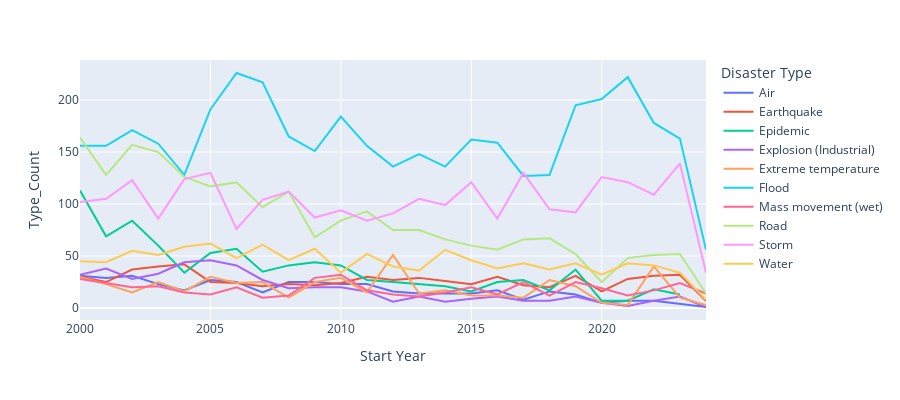

The notebook cell saved with this chart:
### Code cell
# Generate line plot using plotly and newly created dataframe
lineplot = px.line(disaster_filtered_year, x = "Start Year", y = "Type_Count", color = "Disaster Type", width = 900, height = 400)
lineplot.show()

### Figure 1 — Plotly figure (JSON) as saved in the notebook; plotly's stock layout.template omitted (floating-point values rounded to 4 significant figures)
{"data": [{"hovertemplate": "Disaster Type=Air<br>Start Year=%{x}<br>Type_Count=%{y}<extra></extra>", "legendgroup": "Air", "line": {"color": "#636efa", "dash": "solid"}, "marker": {"symbol": "circle"}, "mode": "lines", "name": "Air", "orientation": "v", "showlegend": true, "type": "scatter", "x": [2000, 2001, 2002, 2003, 2004, 2005, 2006, 2007, 2008, 2009, 2010, 2011, 2012, 2013, 2014, 2015, 2016, 2017, 2018, 2019, 2020, 2021, 2022, 2023, 2024], "xaxis": "x", "y": [31, 29, 31, 23, 17, 27, 25, 15, 25, 25, 23, 23, 16, 14, 14, 14, 17, 8, 16, 13, 5, 7, 7, 4, 1], "yaxis": "y"}, {"hovertemplate": "Disaster Type=Earthquake<br>Start Year=%{x}<br>Type_Count=%{y}<extra></extra>", "legendgroup": "Earthquake", "line": {"color": "#EF553B", "dash": "solid"}, "marker": {"symbol": "circle"}, "mode": "lines", "name": "Earthquake", "orientation": "v", "showlegend": true, "type": "scatter", "x": [2000, 2001, 2002, 2003, 2004, 2005, 2006, 2007, 2008, 2009, 2010, 2011, 2012, 2013, 2014, 2015, 2016, 2017, 2018, 2019, 2020, 2021, 2022, 2023, 2024], "xaxis": "x", "y": [30, 25, 37, 40, 42, 25, 24, 21, 23, 22, 24, 30, 27, 29, 26, 23, 30, 22, 20, 31, 16, 28, 31, 32, 7], "yaxis": "y"}, {"hovertemplate": "Disaster Type=Epidemic<br>Start Year=%{x}<br>Type_Count=%{y}<extra></extra>", "legendgroup": "Epidemic", "line": {"color": "#00cc96", "dash": "solid"}, "marker": {"symbol": "circle"}, "mode": "lines", "name": "Epidemic", "orientation": "v", "showlegend": true, "type": "scatter", "x": [2000, 2001, 2002, 2003, 2004, 2005, 2006, 2007, 2008, 2009, 2010, 2011, 2012, 2013, 2014, 2015, 2016, 2017, 2018, 2019, 2020, 2021, 2022, 2023], "xaxis": "x", "y": [113, 69, 84, 60, 34, 53, 57, 35, 41, 44, 41, 27, 25, 23, 21, 16, 25, 27, 17, 37, 7, 7, 18, 13], "yaxis": "y"}, {"hovertemplate": "Disaster Type=Explosion (Industrial)<br>Start Year=%{x}<br>Type_Count=%{y}<extra></extra>", "legendgroup": "Explosion (Industrial)", "line": {"color": "#ab63fa", "dash": "solid"}, "marker": {"symbol": "circle"}, "mode": "lines", "name": "Explosion (Industrial)", "orientation": "v", "showlegend": true, "type": "scatter", "x": [2000, 2001, 2002, 2003, 2004, 2005, 2006, 2007, 2008, 2009, 2010, 2011, 2012, 2013, 2014, 2015, 2016, 2017, 2018, 2019, 2020, 2021, 2022, 2023, 2024], "xaxis": "x", "y": [32, 38, 28, 33, 44, 46, 41, 27, 19, 20, 20, 16, 6, 11, 6, 9, 11, 7, 7, 11, 5, 2, 7, 11, 1], "yaxis": "y"}, {"hovertemplate": "Disaster Type=Extreme temperature<br>Start Year=%{x}<br>Type_Count=%{y}<extra></extra>", "legendgroup": "Extreme temperature", "line": {"color": "#FFA15A", "dash": "solid"}, "marker": {"symbol": "circle"}, "mode": "lines", "name": "Extreme temperature", "orientation": "v", "showlegend": true, "type": "scatter", "x": [2000, 2001, 2002, 2003, 2004, 2005, 2006, 2007, 2008, 2009, 2010, 2011, 2012, 2013, 2014, 2015, 2016, 2017, 2018, 2019, 2020, 2021, 2022, 2023, 2024], "xaxis": "x", "y": [30, 23, 15, 25, 16, 30, 24, 25, 10, 25, 29, 15, 51, 14, 17, 12, 12, 10, 27, 21, 5, 3, 40, 10, 3], "yaxis": "y"}, {"hovertemplate": "Disaster Type=Flood<br>Start Year=%{x}<br>Type_Count=%{y}<extra></extra>", "legendgroup": "Flood", "line": {"color": "#19d3f3", "dash": "solid"}, "marker": {"symbol": "circle"}, "mode": "lines", "name": "Flood", "orientation": "v", "showlegend": true, "type": "scatter", "x": [2000, 2001, 2002, 2003, 2004, 2005, 2006, 2007, 2008, 2009, 2010, 2011, 2012, 2013, 2014, 2015, 2016, 2017, 2018, 2019, 2020, 2021, 2022, 2023, 2024], "xaxis": "x", "y": [156, 156, 171, 158, 128, 191, 226, 217, 165, 151, 184, 156, 136, 148, 136, 162, 159, 127, 128, 195, 201, 222, 178, 163, 56], "yaxis": "y"}, {"hovertemplate": "Disaster Type=Mass movement (wet)<br>Start Year=%{x}<br>Type_Count=%{y}<extra></extra>", "legendgroup": "Mass movement (wet)", "line": {"color": "#FF6692", "dash": "solid"}, "marker": {"symbol": "circle"}, "mode": "lines", "name": "Mass movement (wet)", "orientation": "v", "showlegend": true, "type": "scatter", "x": [2000, 2001, 2002, 2003, 2004, 2005, 2006, 2007, 2008, 2009, 2010, 2011, 2012, 2013, 2014, 2015, 2016, 2017, 2018, 2019, 2020, 2021, 2022, 2023, 2024], "xaxis": "x", "y": [28, 24, 20, 21, 15, 13, 20, 10, 12, 29, 32, 17, 13, 11, 15, 20, 13, 25, 12, 25, 19, 12, 17, 24, 14], "yaxis": "y"}, {"hovertemplate": "Disaster Type=Road<br>Start Year=%{x}<br>Type_Count=%{y}<extra></extra>", "legendgroup": "Road", "line": {"color": "#B6E880", "dash": "solid"}, "marker": {"symbol": "circle"}, "mode": "lines", "name": "Road", "orientation": "v", "showlegend": true, "type": "scatter", "x": [2000, 2001, 2002, 2003, 2004, 2005, 2006, 2007, 2008, 2009, 2010, 2011, 2012, 2013, 2014, 2015, 2016, 2017, 2018, 2019, 2020, 2021, 2022, 2023, 2024], "xaxis": "x", "y": [164, 128, 157, 150, 126, 117, 121, 97, 112, 68, 84, 93, 75, 75, 66, 60, 56, 66, 67, 52, 25, 48, 51, 52, 14], "yaxis": "y"}, {"hovertemplate": "Disaster Type=Storm<br>Start Year=%{x}<br>Type_Count=%{y}<extra></extra>", "legendgroup": "Storm", "line": {"color": "#FF97FF", "dash": "solid"}, "marker": {"symbol": "circle"}, "mode": "lines", "name": "Storm", "orientation": "v", "showlegend": true, "type": "scatter", "x": [2000, 2001, 2002, 2003, 2004, 2005, 2006, 2007, 2008, 2009, 2010, 2011, 2012, 2013, 2014, 2015, 2016, 2017, 2018, 2019, 2020, 2021, 2022, 2023, 2024], "xaxis": "x", "y": [102, 105, 123, 86, 124, 130, 76, 104, 112, 87, 94, 84, 91, 105, 99, 121, 86, 130, 95, 92, 126, 121, 109, 139, 34], "yaxis": "y"}, {"hovertemplate": "Disaster Type=Water<br>Start Year=%{x}<br>Type_Count=%{y}<extra></extra>", "legendgroup": "Water", "line": {"color": "#FECB52", "dash": "solid"}, "marker": {"symbol": "circle"}, "mode": "lines", "name": "Water", "orientation": "v", "showlegend": true, "type": "scatter", "x": [2000, 2001, 2002, 2003, 2004, 2005, 2006, 2007, 2008, 2009, 2010, 2011, 2012, 2013, 2014, 2015, 2016, 2017, 2018, 2019, 2020, 2021, 2022, 2023, 2024], "xaxis": "x", "y": [45, 44, 55, 51, 59, 62, 48, 61, 46, 57, 34, 52, 40, 36, 56, 46, 38, 43, 37, 43, 32, 43, 41, 34, 8], "yaxis": "y"}], "layout": {"height": 400, "legend": {"title": {"text": "Disaster Type"}, "tracegroupgap": 0}, "margin": {"t": 60}, "width": 900, "xaxis": {"anchor": "y", "domain": [0, 1], "title": {"text": "Start Year"}}, "yaxis": {"anchor": "x", "domain": [0, 1], "title": {"text": "Type_Count"}}}}
